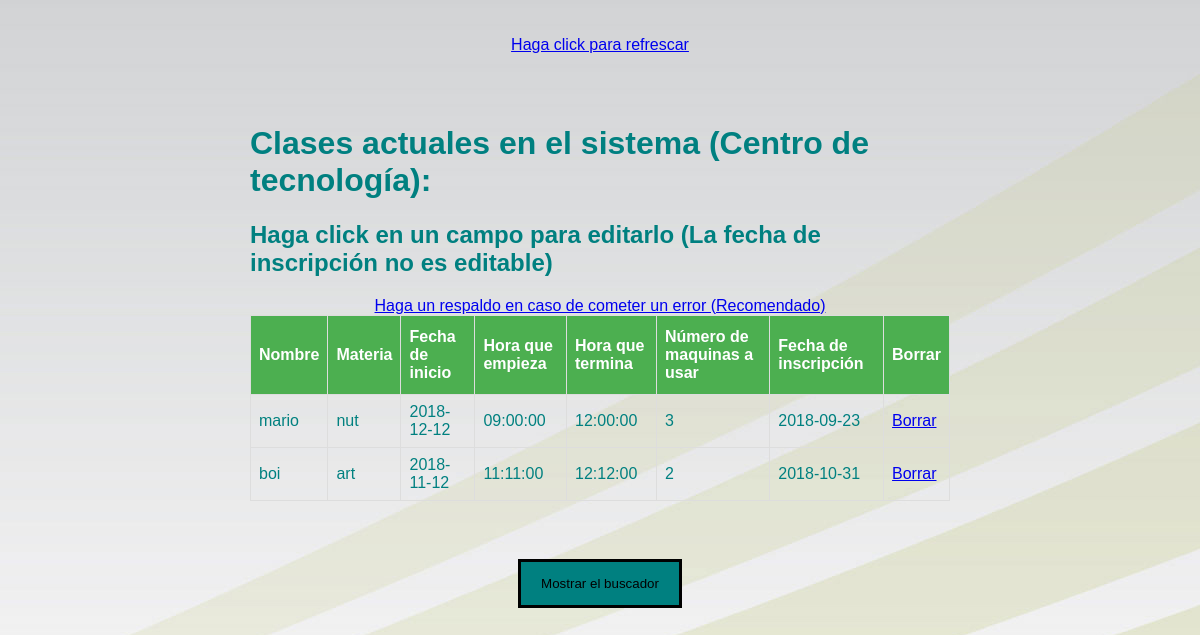
The page /cdtclase.php on the database its author committed.
### tables this page shows
CREATE TABLE `reservacdt` (
  `id` int(11) NOT NULL AUTO_INCREMENT,
  `nombre` varchar(100) NOT NULL,
  `materia` varchar(100) NOT NULL,
  `fecha` date NOT NULL,
  `fechaemp` time NOT NULL,
  `fechater` time NOT NULL,
  `numero` int(11) NOT NULL,
  `fechainscripcion` date NOT NULL,
  PRIMARY KEY (`id`)
);

### cdtclase.php (the view, shortened to what this page needs)
<?php
include_once("connection.php");
$sql = "SELECT * FROM `reservacdt` limit 10 ";
$queryRecords = mysqli_query($conn, $sql) or die("Error al buscar");
?>
<!DOCTYPE html>
<html lang="en">
<head>
<link rel="stylesheet" href="estilos\clase.css">
</head>
<body>
<br></br>
<div style="text-align: center;"><a href="cdtclase.php">Haga click para refrescar</a></div>
<div class="container" style="padding:50px 250px;">
<h1>Clases actuales en el sistema (Centro de tecnología):</h1>
<h2>Haga click en un campo para editarlo (La fecha de inscripción no es editable)</h2>
<div style="text-align: center;"><a href="backup.php" target="_blank">Haga un respaldo en caso de cometer un error (Recomendado)</a></div>
<table id="employee_grid" name="employee_grid" class="table table-condensed table-hover table-striped bootgrid-table" width="60%" cellspacing="0">
   <thead>
      <tr>
         <th>Nombre</th>
         <th>Materia</th>
         <th>Fecha de inicio</th>
		 <th>Hora que empieza</th>
		 <th>Hora que termina</th>
		 <th>Número de maquinas a usar</th>
		 <th>Fecha de inscripción</th>
		 <th>Borrar</th>
      </tr>
   </thead>
   <tbody id="_editable_table">
      <?php foreach($queryRecords as $res) :?>
      <tr data-row-id="<?php echo $res['id'];?>">
	  <center><td class="editable-col" contenteditable="true" colcdt='0' oldVal ="<?php echo $res['nombre'];?>"><?php echo $res['nombre'];?></td></center>
	  <center><td class="editable-col" contenteditable="true" colcdt='1' oldVal ="<?php echo $res['materia'];?>"><?php echo $res['materia'];?></td></center>
	  <center><td class="editable-col" contenteditable="true" colcdt='2' oldVal ="<?php echo $res['fecha'];?>"><?php echo $res['fecha'];?></td></center>
	  <center><td class="editable-col" contenteditable="true" colcdt='3' oldVal ="<?php echo $res['fechaemp'];?>"><?php echo $res['fechaemp'];?></td></center>
	  <center><td class="editable-col" contenteditable="true" colcdt='4' oldVal ="<?php echo $res['fechater'];?>"><?php echo $res['fechater'];?></td></center>
	  <center><td class="editable-col" contenteditable="true" colcdt='5' oldVal ="<?php echo $res['numero'];?>"><?php echo $res['numero'];?></td></center>
	  <center><td class="editable-col" contenteditable="false" colcdt='6' oldVal ="<?php echo $res['fechainscripcion'];?>"><?php echo $res['fechainscripcion'];?></td></center>
		 <?php
		 echo "<td><a href='deletecdt.php?id=".$res['id']."'>Borrar</a></td>";
		 echo "</tr>";
		 ?>
	  <?php endforeach;?>
   </tbody>
</table>
</div>
<div id="boton2" style="text-align: center;">
<button onclick="myFunction2()" id="busca">Mostrar el buscador</button>
</div>
</body>
</html>

### estilos/clase.css (style rules this page uses)
body { font-family:Arial,Helvetica,sans-serif;color:teal;padding:0;margin:0;background-image:url(imagenes/fondo_une.jpg) }
#employee_grid { font-family:"Trebuchet MS",Arial,Helvetica,sans-serif;border-collapse:collapse;width:100% }
#employee_grid td,#employee_grid th { border:1px solid #ddd;padding:8px }
#employee_grid th { padding-top:12px;padding-bottom:12px;text-align:left;background-color:#4CAF50;color:#fff }
button,input[type=submit] { background-color:teal;color:#000;padding:14px 20px;margin:8px 0;border:3px solid #000;cursor:pointer;width:95 px }

### cdtclase.php (style rules this page uses)
body { background-image: url("imagenes/fondo_une.jpg") }

### rows shown on the page
reservacdt: nombre "mario", materia "nut", fecha "2018-12-12", fechaemp "09:00:00", fechater "12:00:00", numero "3", fechainscripcion "2018-09-23"
reservacdt: nombre "boi", materia "art", fecha "2018-11-12", fechaemp "11:11:00", fechater "12:12:00", numero "2", fechainscripcion "2018-10-31"
